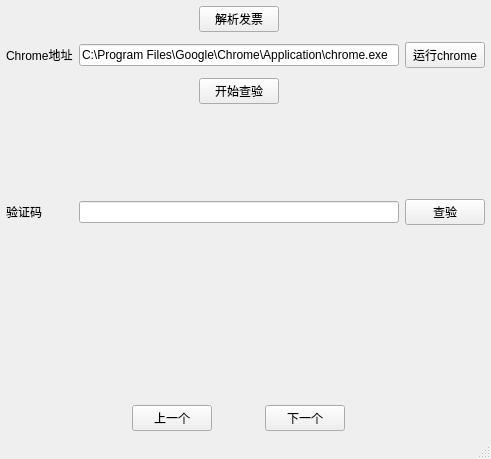
<?xml version="1.0" encoding="UTF-8"?>
<ui version="4.0">
 <class>MainWindow</class>
 <widget class="QMainWindow" name="MainWindow">
  <property name="geometry">
   <rect>
    <x>0</x>
    <y>0</y>
    <width>491</width>
    <height>459</height>
   </rect>
  </property>
  <property name="windowTitle">
   <string>MainWindow</string>
  </property>
  <widget class="QWidget" name="centralwidget">
   <property name="sizePolicy">
    <sizepolicy hsizetype="Preferred" vsizetype="Preferred">
     <horstretch>0</horstretch>
     <verstretch>0</verstretch>
    </sizepolicy>
   </property>
   <property name="layoutDirection">
    <enum>Qt::LeftToRight</enum>
   </property>
   <layout class="QGridLayout" name="gridLayout_2" rowstretch="0" columnstretch="0,0" columnminimumwidth="0,0">
    <property name="sizeConstraint">
     <enum>QLayout::SetDefaultConstraint</enum>
    </property>
    <property name="leftMargin">
     <number>6</number>
    </property>
    <property name="topMargin">
     <number>6</number>
    </property>
    <property name="rightMargin">
     <number>6</number>
    </property>
    <property name="bottomMargin">
     <number>6</number>
    </property>
    <property name="spacing">
     <number>10</number>
    </property>
    <item row="0" column="1">
     <layout class="QGridLayout" name="gridLayout" rowstretch="0,0,0,0,0,0,0,0,0,0,0,0,0,0,0" columnstretch="0,0,0,0" rowminimumheight="0,0,0,0,0,0,0,0,0,0,0,0,0,0,0" columnminimumwidth="0,0,0,0">
      <property name="sizeConstraint">
       <enum>QLayout::SetDefaultConstraint</enum>
      </property>
      <property name="horizontalSpacing">
       <number>6</number>
      </property>
      <item row="10" column="1">
       <widget class="QLineEdit" name="captchaValue"/>
      </item>
      <item row="5" column="1">
       <widget class="QLineEdit" name="chromeUrl">
        <property name="text">
         <string>C:\Program Files\Google\Chrome\Application\chrome.exe</string>
        </property>
       </widget>
      </item>
      <item row="10" column="3">
       <widget class="QPushButton" name="checkBtn">
        <property name="sizePolicy">
         <sizepolicy hsizetype="Fixed" vsizetype="Fixed">
          <horstretch>0</horstretch>
          <verstretch>0</verstretch>
         </sizepolicy>
        </property>
        <property name="text">
         <string>查验</string>
        </property>
       </widget>
      </item>
      <item row="5" column="0">
       <widget class="QLabel" name="chromeLabel">
        <property name="text">
         <string>Chrome地址</string>
        </property>
       </widget>
      </item>
      <item row="10" column="0">
       <widget class="QLabel" name="captchaLabel">
        <property name="text">
         <string>验证码</string>
        </property>
       </widget>
      </item>
      <item row="8" column="1">
       <layout class="QHBoxLayout" name="horizontalLayout_2">
        <item>
         <widget class="QLabel" name="captchaImgLabel">
          <property name="maximumSize">
           <size>
            <width>180</width>
            <height>75</height>
           </size>
          </property>
          <property name="layoutDirection">
           <enum>Qt::LeftToRight</enum>
          </property>
          <property name="text">
           <string/>
          </property>
         </widget>
        </item>
       </layout>
      </item>
      <item row="5" column="3">
       <widget class="QPushButton" name="runChromeBtn">
        <property name="sizePolicy">
         <sizepolicy hsizetype="Fixed" vsizetype="Fixed">
          <horstretch>0</horstretch>
          <verstretch>0</verstretch>
         </sizepolicy>
        </property>
        <property name="text">
         <string>运行chrome</string>
        </property>
       </widget>
      </item>
      <item row="14" column="1">
       <layout class="QHBoxLayout" name="horizontalLayout">
        <item>
         <widget class="QPushButton" name="pushBtn">
          <property name="sizePolicy">
           <sizepolicy hsizetype="Fixed" vsizetype="Fixed">
            <horstretch>0</horstretch>
            <verstretch>0</verstretch>
           </sizepolicy>
          </property>
          <property name="text">
           <string>上一个</string>
          </property>
         </widget>
        </item>
        <item>
         <widget class="QPushButton" name="nextBtn">
          <property name="sizePolicy">
           <sizepolicy hsizetype="Fixed" vsizetype="Fixed">
            <horstretch>0</horstretch>
            <verstretch>0</verstretch>
           </sizepolicy>
          </property>
          <property name="text">
           <string>下一个</string>
          </property>
         </widget>
        </item>
       </layout>
      </item>
      <item row="6" column="1">
       <layout class="QGridLayout" name="gridLayout2">
        <item row="0" column="0">
         <widget class="QPushButton" name="startCheckBtn">
          <property name="sizePolicy">
           <sizepolicy hsizetype="Fixed" vsizetype="Fixed">
            <horstretch>0</horstretch>
            <verstretch>0</verstretch>
           </sizepolicy>
          </property>
          <property name="layoutDirection">
           <enum>Qt::LeftToRight</enum>
          </property>
          <property name="text">
           <string>开始查验</string>
          </property>
         </widget>
        </item>
       </layout>
      </item>
      <item row="2" column="1">
       <layout class="QGridLayout" name="gridLayout1">
        <item row="0" column="0">
         <widget class="QPushButton" name="parsePdfBtn">
          <property name="sizePolicy">
           <sizepolicy hsizetype="Fixed" vsizetype="Fixed">
            <horstretch>0</horstretch>
            <verstretch>0</verstretch>
           </sizepolicy>
          </property>
          <property name="text">
           <string>解析发票</string>
          </property>
         </widget>
        </item>
       </layout>
      </item>
      <item row="8" column="3">
       <widget class="QLabel" name="captchaTextLabel">
        <property name="text">
         <string/>
        </property>
        <property name="wordWrap">
         <bool>true</bool>
        </property>
       </widget>
      </item>
      <item row="11" column="1">
       <widget class="QLabel" name="currentCheckLabel">
        <property name="text">
         <string/>
        </property>
       </widget>
      </item>
     </layout>
    </item>
   </layout>
  </widget>
  <widget class="QStatusBar" name="statusbar"/>
 </widget>
 <resources/>
 <connections>
  <connection>
   <sender>runChromeBtn</sender>
   <signal>clicked()</signal>
   <receiver>MainWindow</receiver>
   <slot>run_chrome()</slot>
   <hints>
    <hint type="sourcelabel">
     <x>489</x>
     <y>99</y>
    </hint>
    <hint type="destinationlabel">
     <x>388</x>
     <y>195</y>
    </hint>
   </hints>
  </connection>
  <connection>
   <sender>parsePdfBtn</sender>
   <signal>clicked()</signal>
   <receiver>MainWindow</receiver>
   <slot>pdf2text()</slot>
   <hints>
    <hint type="sourcelabel">
     <x>274</x>
     <y>46</y>
    </hint>
    <hint type="destinationlabel">
     <x>348</x>
     <y>98</y>
    </hint>
   </hints>
  </connection>
  <connection>
   <sender>checkBtn</sender>
   <signal>clicked()</signal>
   <receiver>MainWindow</receiver>
   <slot>check_captcha()</slot>
   <hints>
    <hint type="sourcelabel">
     <x>489</x>
     <y>280</y>
    </hint>
    <hint type="destinationlabel">
     <x>368</x>
     <y>166</y>
    </hint>
   </hints>
  </connection>
  <connection>
   <sender>nextBtn</sender>
   <signal>clicked()</signal>
   <receiver>MainWindow</receiver>
   <slot>next()</slot>
   <hints>
    <hint type="sourcelabel">
     <x>343</x>
     <y>332</y>
    </hint>
    <hint type="destinationlabel">
     <x>48</x>
     <y>173</y>
    </hint>
   </hints>
  </connection>
  <connection>
   <sender>startCheckBtn</sender>
   <signal>clicked()</signal>
   <receiver>MainWindow</receiver>
   <slot>start_check()</slot>
   <hints>
    <hint type="sourcelabel">
     <x>274</x>
     <y>151</y>
    </hint>
    <hint type="destinationlabel">
     <x>37</x>
     <y>89</y>
    </hint>
   </hints>
  </connection>
  <connection>
   <sender>pushBtn</sender>
   <signal>clicked()</signal>
   <receiver>MainWindow</receiver>
   <slot>previous()</slot>
   <hints>
    <hint type="sourcelabel">
     <x>169</x>
     <y>323</y>
    </hint>
    <hint type="destinationlabel">
     <x>62</x>
     <y>325</y>
    </hint>
   </hints>
  </connection>
 </connections>
 <slots>
  <slot>run_chrome()</slot>
  <slot>pdf2text()</slot>
  <slot>check_captcha()</slot>
  <slot>next()</slot>
  <slot>start_check()</slot>
  <slot>previous()</slot>
 </slots>
</ui>
